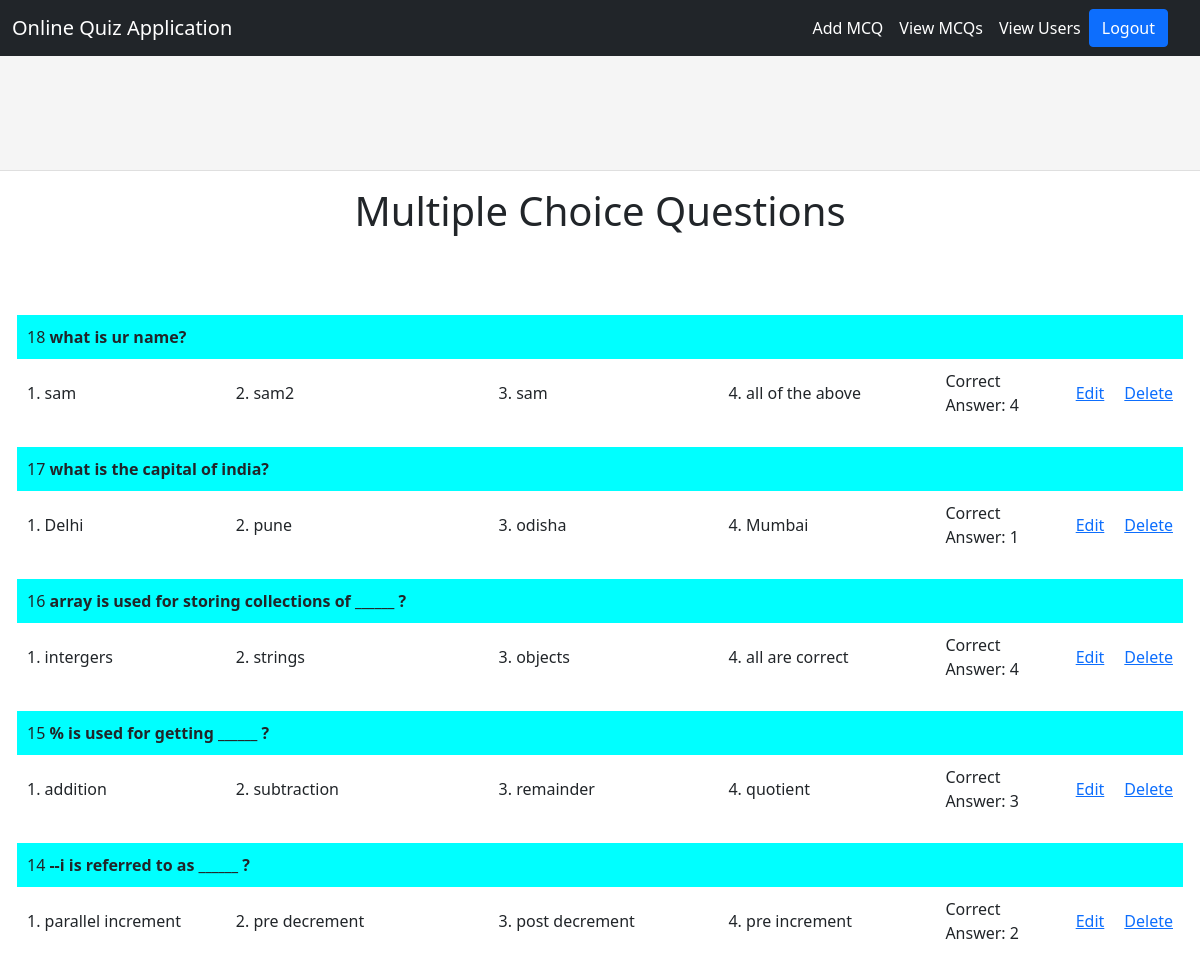
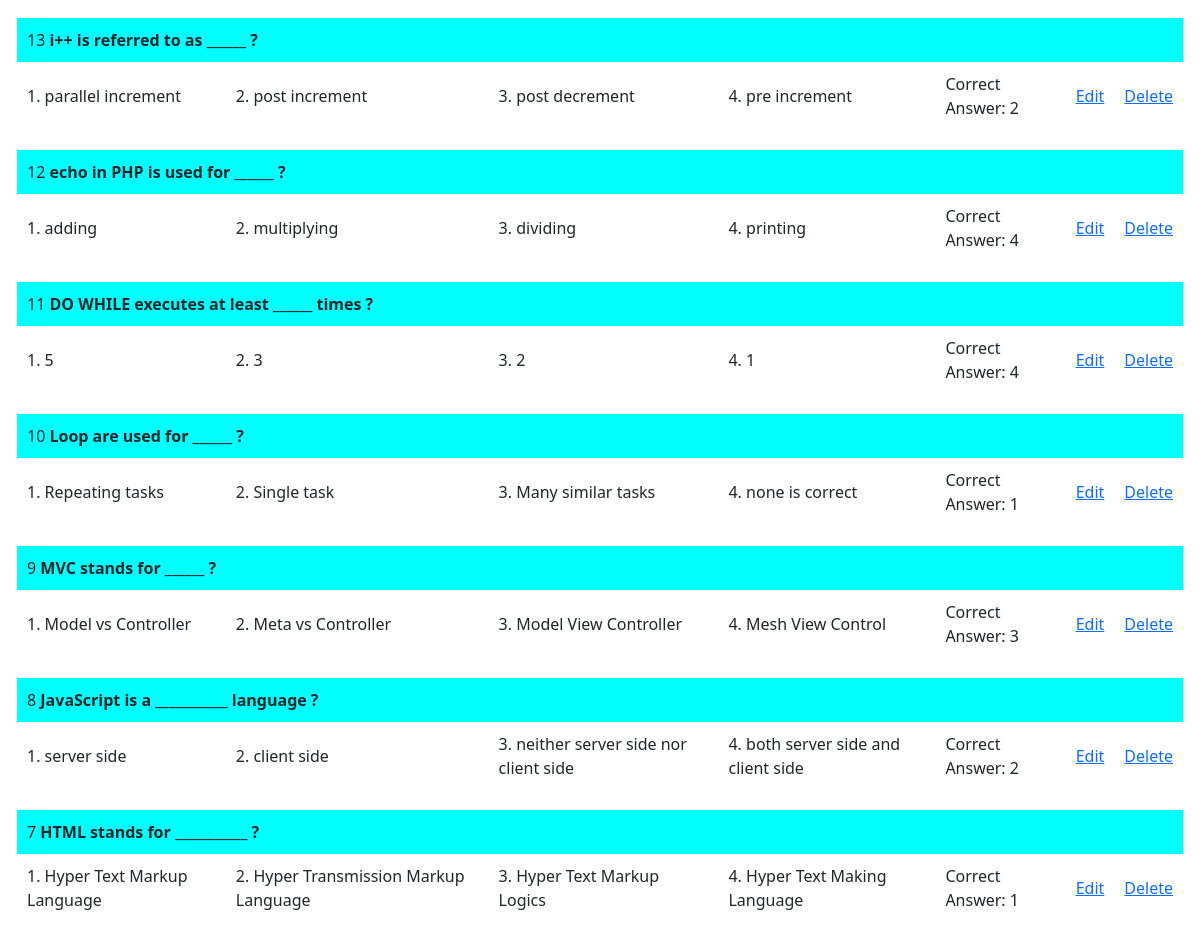
Page /onlinequizapp/mcq/view_mcqs.php (signed in) on the committed database (2 pictures, top to bottom).
### tables this page shows
CREATE TABLE `mcqs` (
  `mcqid` int(11) NOT NULL,
  `statement` varchar(500) NOT NULL,
  `answer1` varchar(256) NOT NULL,
  `answer2` varchar(256) NOT NULL,
  `answer3` varchar(256) NOT NULL,
  `answer4` varchar(256) NOT NULL,
  `correctanswer` tinyint(4) NOT NULL
);

### onlinequizapp/mcq/mcq_model.php (called while the page is built, shortened)
<?php
class MCQ {
public function get_mcqs()
{
    try
    {
        $conn = new Connection();
        $dbconn = $conn->getConnection();
        $selectQuery = "SELECT * FROM `mcqs` ORDER BY mcqid DESC ;";
        $mcqs = NULL;
        foreach( $dbconn->query($selectQuery, PDO::FETCH_ASSOC) as $mcq)
        {
            $mcqs[] = $mcq;
        }
        return $mcqs;
    }
    catch (PDOException $e)
    {
        echo "<script>alert(".$e->getMessage().");</script>";
    }
    catch (Exception $e)
    {
        echo "<script>alert(".$e->getMessage().");</script>";
    }
}
}
?>

### onlinequizapp/mcq/view_mcqs.php (the view, shortened to what this page needs)
<?php
require_once("mcq_model.php");
$mcqObject = new MCQ();
$mcqs = $mcqObject->get_mcqs();
?>
<?php include_once("../headers/header_admin.php"); ?>
<div class="contents">
<div class="row justify-content-center" style="margin-top: 10rem;">
<div class="card" style="width: auto; height:auto;">
  <div class="card-body">
  <h1 class="card-title text-center">Multiple Choice Questions</h1>
  <br><br><br>
<table cellpadding='10px'  width="100%">
    <?php
    if(isset($mcqs))
    {
        foreach($mcqs as $mcq)
        {
        ?>
            <tr style="background: aqua;">
                <td colspan="9"><?php echo $mcq["mcqid"]; ?>
                    <strong><?php echo $mcq["statement"]; ?></strong>
                </td>
            </tr>
            <tr style="background: white;">
                <td>1. <?php echo $mcq["answer1"]; ?></td>
                <td>2. <?php echo $mcq["answer2"]; ?></td>
                <td>3. <?php echo $mcq["answer3"]; ?></td>
                <td>4. <?php echo $mcq["answer4"]; ?></td>
                <td>Correct Answer: <?php echo $mcq["correctanswer"]; ?></td>
                <td><a href="edit_mcq.php?mcqid=<?php echo $mcq["mcqid"]; ?>">Edit</a></td>
                <td><a href="view_mcqs.php?mcqid=<?php echo $mcq["mcqid"]; ?>">Delete</a></td>
            </tr>
            <tr><td colspan="7"></td></tr>
        <?php
        }
    }
    ?>
</table>
</div>
</div>
</div>
</div>
</body>
</html>

### onlinequizapp/headers/header_admin.php (shortened to what this page needs)
<!DOCTYPE html>
<html lang="en">
<head>
	<link rel="stylesheet" href="../styles/styles.css" type="text/css">
	<link href="https://cdn.jsdelivr.net/npm/bootstrap@5.0.0-beta3/dist/css/bootstrap.min.css" rel="stylesheet">
	<link rel="stylesheet" href="https://cdnjs.cloudflare.com/ajax/libs/font-awesome/5.15.3/css/all.min.css" />
</head>
<body>
<nav class="navbar navbar-expand-lg navbar-dark bg-dark  fixed-top">
  <div class="container-fluid">
    <a class="navbar-brand" href="#">Online Quiz Application</a>
    <div class="collapse navbar-collapse" id="navbarSupportedContent">
      <ul class="navbar-nav ms-auto mb-2 mb-lg-0">
	  <li class="nav-item">
          <a class="nav-link active" aria-current="page" href="../mcq/add_mcq.php">Add MCQ</a>
        </li>
		<li class="nav-item">
          <a class="nav-link active" aria-current="page" href="../mcq/view_mcqs.php">View MCQs</a>
        </li>
		<li class="nav-item">
          <a class="nav-link active" aria-current="page" href="../user/view_users.php">View Users</a>
        </li>
      </ul>
	  <form action="#" method="post">
			<input class="btn btn-primary" type="submit" name="submitLogout" value="Logout" style="float: right; text-align: center; margin-right: 20px;"></input>
		</form>
    </div>
  </div>
</nav>
</body>
</html>

### onlinequizapp/styles/styles.css (style rules this page uses)
body { background: LightSalmon; }
.contents { padding-top: 10px; background: whitesmoke; width: 100%; height: 100%; }
.contents table { margin: auto; }

### rows in the picture
mcqs: mcqid "18", statement "what is ur name?", answer1 "sam", answer2 "sam2", answer3 "sam", answer4 "all of the above", correctanswer "4"
mcqs: mcqid "17", statement "what is the capital of india?", answer1 "Delhi", answer2 "pune", answer3 "odisha", answer4 "Mumbai", correctanswer "1"
mcqs: mcqid "16", statement "array is used for storing collections of ______ ?", answer1 "intergers", answer2 "strings", answer3 "objects", answer4 "all are correct", correctanswer "4"
mcqs: mcqid "15", statement "% is used for getting ______ ?", answer1 "addition", answer2 "subtraction", answer3 "remainder", answer4 "quotient", correctanswer "3"
mcqs: mcqid "14", statement "--i is referred to as ______ ?", answer1 "parallel increment", answer2 "pre decrement", answer3 "post decrement", answer4 "pre increment", correctanswer "2"
mcqs: mcqid "13", statement "i++ is referred to as ______ ?", answer1 "parallel increment", answer2 "post increment", answer3 "post decrement", answer4 "pre increment", correctanswer "2"
mcqs: mcqid "12", statement "echo in PHP is used for ______ ?", answer1 "adding", answer2 "multiplying", answer3 "dividing", answer4 "printing", correctanswer "4"
mcqs: mcqid "11", statement "DO WHILE executes at least ______ times ?", answer1 "5", answer2 "3", answer3 "2", answer4 "1", correctanswer "4"
mcqs: mcqid "10", statement "Loop are used for ______ ?", answer1 "Repeating tasks", answer2 "Single task", answer3 "Many similar tasks", answer4 "none is correct", correctanswer "1"
mcqs: mcqid "9", statement "MVC stands for ______ ?", answer1 "Model vs Controller", answer2 "Meta vs Controller", answer3 "Model View Controller", answer4 "Mesh View Control", correctanswer "3"
mcqs: mcqid "8", statement "JavaScript is a ___________ language ?", answer1 "server side", answer2 "client side", answer3 "neither server side nor client side", answer4 "both server side and client side", correctanswer "2"
mcqs: mcqid "7", statement "HTML stands for ___________ ?", answer1 "Hyper Text Markup Language", answer2 "Hyper Transmission Markup Language", answer3 "Hyper Text Markup Logics", answer4 "Hyper Text Making Language", correctanswer "1"
